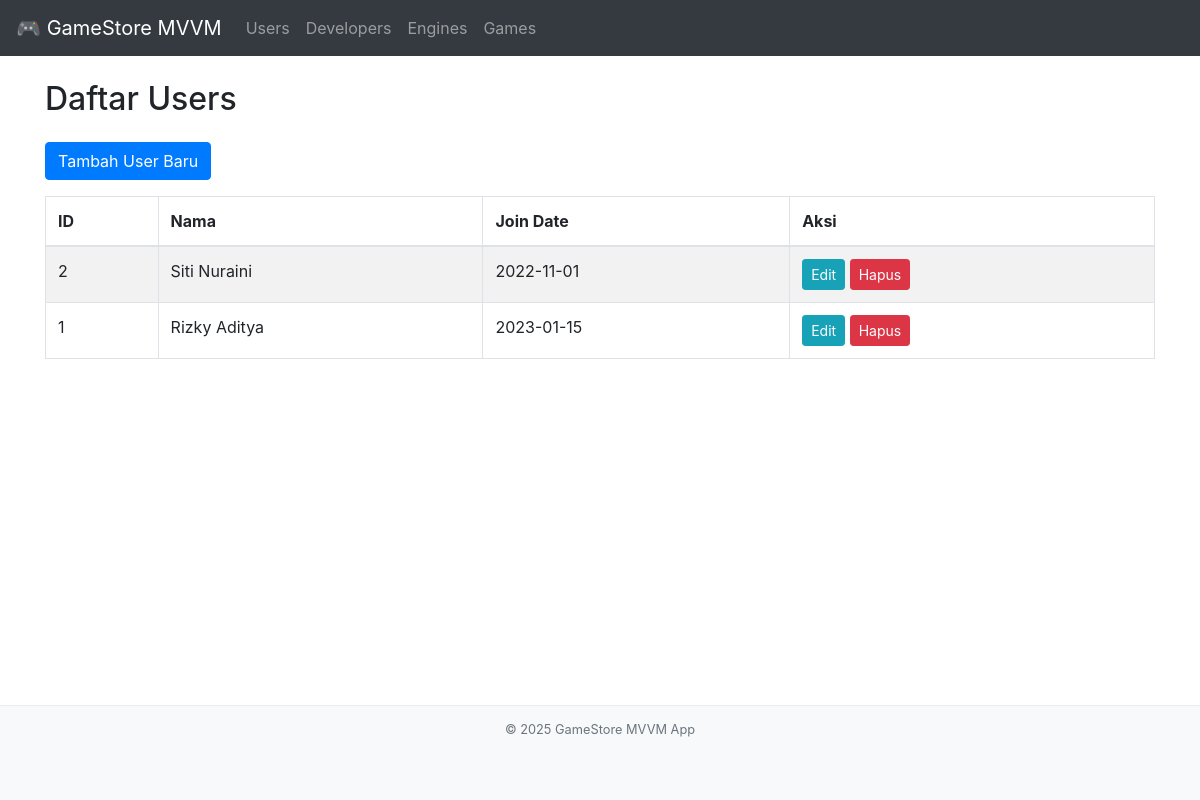
Page /index.php?page=users on the committed database.
### tables this page shows
CREATE TABLE Users (
    ID INT PRIMARY KEY AUTO_INCREMENT,
    Nama VARCHAR(255) NOT NULL,
    Join_Date DATE NOT NULL
);

### viewmodels/UserViewModel.php (called while the page is built, shortened)
<?php
require_once('config/Database.php');
require_once('models/User.php');
class UserViewModel {
    private $user_model;
    public function __construct() {
        $database = new Database();
        $this->db = $database->getConnection();
        $this->user_model = new User($this->db);
    }
    public function getUsers() {
        return $this->user_model->readAll();
    }
}
?>

### config/Database.php (called while the page is built, shortened)
<?php
class Database {
    private $host = "localhost";
    private $db_name = "gamestore_db";
    private $username = "root";
    private $password = "";
    public function getConnection() {
        $this->conn = null;
        try {
            $this->conn = new PDO("mysql:host=" . $this->host . ";dbname=" . $this->db_name, $this->username, $this->password);
            $this->conn->exec("set names utf8");
        } catch(PDOException $exception) {
            echo "Connection error: " . $exception->getMessage();
        }
        return $this->conn;
    }
}
?>

### models/User.php (called while the page is built, shortened)
<?php
class User {
    private $conn;
    private $table_name = "Users";
    public function __construct($db) {
        $this->conn = $db;
    }
    public function readAll() {
        $query = "SELECT ID, Nama, Join_Date FROM " . $this->table_name . " ORDER BY ID DESC";
        $stmt = $this->conn->prepare($query);
        $stmt->execute();
        return $stmt;
    }
}
?>

### views/user_list.php (the view, shortened to what this page needs)
<?php
include_once 'views/template/header.php';
if (isset($_SESSION['message'])): ?>
<?php endif;
$stmt = $viewModel->getUsers();
$num = $stmt->rowCount();
?>
<a href="index.php?page=users&action=create" class="btn btn-primary mb-3">Tambah User Baru</a>
<?php if ($num > 0): ?>
<table class="table table-bordered table-striped">
    <thead>
        <tr>
            <th>ID</th>
            <th>Nama</th>
            <th>Join Date</th>
            <th>Aksi</th>
        </tr>
    </thead>
    <tbody>
        <?php while ($row = $stmt->fetch(PDO::FETCH_ASSOC)): ?>
        <tr>
            <td><?php echo $row['ID']; ?></td>
            <td><?php echo htmlspecialchars($row['Nama']); ?></td>
            <td><?php echo $row['Join_Date']; ?></td>
            <td>
                <a href="index.php?page=users&action=edit&id=<?php echo $row['ID']; ?>" class="btn btn-sm btn-info">Edit</a>
                <a href="index.php?page=users&action=delete&id=<?php echo $row['ID']; ?>" class="btn btn-sm btn-danger delete-btn">Hapus</a>
            </td>
        </tr>
        <?php endwhile; ?>
    </tbody>
</table>
<?php else: ?>
    <div class="alert alert-warning">Tidak ada data Users.</div>
<?php endif; ?>
<?php include_once 'views/template/footer.php'; ?>

### views/template/header.php (style rules this page uses)
body { padding-top: 56px; }

### rows in the picture
users: ID "2", Nama "Siti Nuraini", Join_Date "2022-11-01"
users: ID "1", Nama "Rizky Aditya", Join_Date "2023-01-15"

### other values in the picture
$page_title "Daftar Users"
